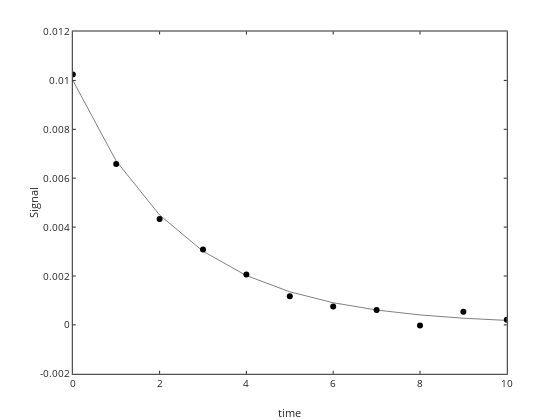

The notebook cell saved with this chart:
### Markdown cell above
# Linear Regresion (reminder)

 - linear models have the form
 
 $$ y= \beta_1 X_1 + \beta_2 X_2 + ... + \beta_n X_n$$
 
 - it is linear in the parameters (not necessarily in $X$)  
 - X can be transformation of the independent variable ($x$).  We did an example of $x^2$, but could be $\sin(x)$ or $\log(x)$ or whatever.  ($X$ can't be a function of $x$ and $y$ though, the only variable term in the expression for each $X$ must be $x$)
 - nonlinear models are everthing else
 - let's do an example with the first order decay equation
 
 $$ N = N_0 e^{-kt} $$
 
  - let's assume an initial concentration of 0.01 M and a rate constant of 0.4 s$^{-1}$

### Code cell
%plot -s 600,600 -f 'svg'

% define the variables and constants
N0=0.01; k=0.4; t=0:1:10;

% define the function.  remember the anonymous function from Lecture 1?
firstorderdecay = @(t,N0,k) (N0.*exp(-k*t));

%calculate N as a function of time
N=firstorderdecay(t,N0,k); Nnoerror=N;

%plot it
plot(t,N,'ko')

%let's add some noise
err=0.02*max(N);
N=N+err*randn(1,length(N));

%plot with error
plot(t,N,'ko',t,Nnoerror,'k-')
xlabel('time'); ylabel('Signal')

### Figure 1 — Plotly figure (JSON) as saved in the notebook; plotly's stock layout.template omitted (floating-point values rounded to 4 significant figures)
{"data": [{"line": {"color": "rgb(0,0,0)", "width": 0.5}, "marker": {"color": "rgb(0,0,0)", "line": {"color": "rgb(0,0,0)"}, "size": 6, "symbol": "circle"}, "mode": "markers", "name": "", "showlegend": false, "type": "scatter", "visibility": true, "x": [0, 1, 2, 3, 4, 5, 6, 7, 8, 9, 10], "xaxis": "x", "y": [0.01024, 0.006581, 0.004328, 0.00308, 0.002057, 0.001173, 0.0007525, 0.0006063, -2.448e-05, 0.0005389, 0.0002142], "yaxis": "y"}, {"line": {"color": "rgb(0,0,0)", "dash": "solid", "width": 0.5}, "marker": {"color": "rgb(0,0,0)", "line": {"color": "rgb(0,0,0)"}, "size": 6, "symbol": "none"}, "mode": "lines", "name": "", "showlegend": false, "type": "scatter", "visibility": true, "x": [0, 1, 2, 3, 4, 5, 6, 7, 8, 9, 10], "xaxis": "x", "y": [0.01, 0.006703, 0.004493, 0.003012, 0.002019, 0.001353, 0.0009072, 0.0006081, 0.0004076, 0.0002732, 0.0001832], "yaxis": "y"}], "layout": {"height": 420, "hovermode": "closest", "margin": {"b": 0, "l": 0, "r": 0, "t": 0}, "plot_bgcolor": "rgba(0,0,0,0)", "showlegend": false, "width": 560, "xaxis": {"anchor": "y", "autorange": false, "domain": [0.13, 0.905], "exponentformat": "none", "gridcolor": "rgba(38,38,38,0.15)", "gridwidth": 1, "linecolor": "rgb(38,38,38)", "linewidth": 1, "mirror": "ticks", "range": [0, 10], "showgrid": false, "showline": true, "side": "bottom", "spikedash": "solid", "spikemode": "across", "spikesides": false, "spikethickness": 1, "tickangle": 0, "tickcolor": "rgb(38,38,38)", "tickfont": {"color": "rgb(38,38,38)", "size": 10}, "ticklen": 3, "ticks": "inside", "ticktext": ["0", "2", "4", "6", "8", "10"], "tickvals": [0, 2, 4, 6, 8, 10], "title": {"font": {"color": "rgb(38,38,38)", "size": 11}, "text": "time"}, "type": "linear", "visible": true, "zeroline": false}, "yaxis": {"anchor": "x", "autorange": false, "domain": [0.11, 0.925], "exponentformat": "none", "gridcolor": "rgba(38,38,38,0.15)", "gridwidth": 1, "linecolor": "rgb(38,38,38)", "linewidth": 1, "mirror": "ticks", "range": [-0.002, 0.012], "showgrid": false, "showline": true, "side": "left", "spikedash": "solid", "spikemode": "across", "spikesides": false, "spikethickness": 1, "tickangle": 0, "tickcolor": "rgb(38,38,38)", "tickfont": {"color": "rgb(38,38,38)", "size": 10}, "ticklen": 3, "ticks": "inside", "ticktext": ["-0.002", "0", "0.002", "0.004", "0.006", "0.008", "0.01", "0.012"], "tickvals": [-0.002, 0, 0.002, 0.004, 0.006, 0.008, 0.01, 0.012], "title": {"font": {"color": "rgb(38,38,38)", "size": 11}, "text": "Signal"}, "type": "linear", "visible": true, "zeroline": false}}}
